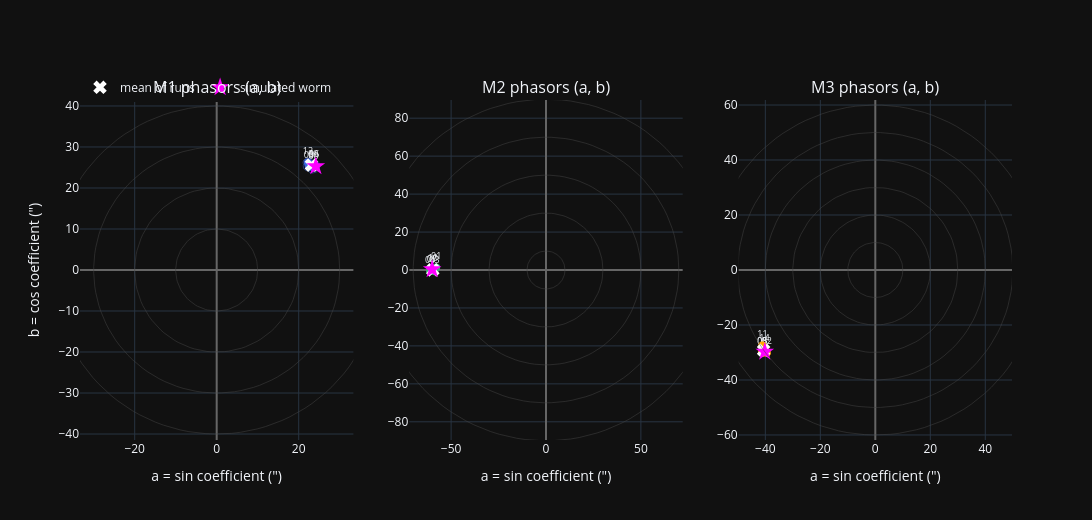

Notebook code cell kept with this figure:
### Markdown cell above
## 2. Do reruns agree?

**What it answers:** whether a motor's worm is a fixed property of its gear -- the same amplitude and phase on MCU
angles every run -- which is what a fixed feed-forward profile assumes.

**The plot:** one panel per motor, each run as its phasor `(a, b)` with its 1-sigma error ellipse (from the fit). The
white cross is the runs' inverse-variance mean with its ellipse; green square = the profile in use (if on MCU angles);
magenta star = the simulated worm (twin). Faint circles are constant amplitude; the angle around the origin is the phase.

**The table:**
- `A mean ± sd`, `phase mean`, `R`, `p`: amplitude and phase spread (R = 1 identical phases, ~0 random; p = the chance of
  that clustering from random phases, `pe_analysis.phase_consistency`);
- `chi2/dof`: the runs' scatter against their own error bars. ~1 = they agree within noise, so more runs simply average
  down; >> 1 = something differs between runs (pose, load, drift) beyond noise -- section 3 looks for it;
- `spread"`: rms distance of the runs from their mean = the worm you'd leave by applying one run instead of the mean;
  `worst"`: the largest. Compare with the amplitude: correcting is worth it while these are well below A.

Only `COMPLETED` runs count.

### Code cell
G = R[R['status'] == 'COMPLETED']
consensus, rows = {}, []
fig = make_subplots(rows=1, cols=3, subplot_titles=[f'{M} phasors (a, b)' for M in MOTORS], horizontal_spacing=0.06)
for m, M in enumerate(MOTORS):
    g = G[G['motor'] == M]
    lim = 10.0
    for _, r in g.iterrows():
        c = np.array([r['a'], r['b']])
        ex, ey = ellipse(c, r['fit']['cov'])
        fig.add_trace(go.Scatter(x=ex, y=ey, mode='lines', line=dict(color=COLOURS[M], width=1), opacity=0.5,
                                 showlegend=False, hoverinfo='skip'), row=1, col=m + 1)
        fig.add_trace(go.Scatter(x=[c[0]], y=[c[1]], mode='markers+text', marker=dict(size=8, color=COLOURS[M]),
                                 text=[r['run'][:2]], textposition='top center', textfont=dict(size=9),
                                 hovertext=f"{r['run']}<br>A {r['A']:.1f}\" phase {r['phase']:.1f}° {r['pose']}",
                                 showlegend=False), row=1, col=m + 1)
        lim = max(lim, np.abs(c).max() + 3 * r['se_A'])
    if len(g):
        coefs = [np.array([a, b]) for a, b in zip(g['a'], g['b'])]
        covs = [f['cov'] for f in g['fit']]
        mean, cov, chi = weighted_mean(coefs, covs) if len(g) > 1 else (coefs[0], covs[0], np.nan)
        consensus[M] = (mean, cov)
        ex, ey = ellipse(mean, cov)
        fig.add_trace(go.Scatter(x=ex, y=ey, mode='lines', line=dict(color='white', width=2), showlegend=False), row=1, col=m + 1)
        fig.add_trace(go.Scatter(x=[mean[0]], y=[mean[1]], mode='markers', marker=dict(symbol='x', size=12, color='white'),
                                 name='mean of runs', showlegend=m == 0), row=1, col=m + 1)
        d = np.array([np.hypot(*(c - mean)) for c in coefs])
        pc = phase_consistency(g['phase'])
        rows.append({'motor': M, 'runs': len(g), 'A mean': g['A'].mean(), 'A sd': g['A'].std(ddof=1) if len(g) > 1 else np.nan,
                     'phase mean': pc['mean'], 'phase sd': float(np.degrees(np.sqrt(-2 * np.log(max(pc['R'], 1e-9))))),
                     'R': pc['R'], 'p': pc['p'], 'mean A"': amp_phase(mean)[0], 'mean phase': amp_phase(mean)[1],
                     'mean ±"': float(np.sqrt(np.trace(cov) / 2)), 'chi2/dof': chi, 'spread"': float(np.sqrt(np.mean(d ** 2))),
                     'worst"': float(d.max())})
    if ff is not None and ff.angle_reference.get(M) == 'zeta':
        c = ff.coef[m][:2]
        fig.add_trace(go.Scatter(x=[c[0]], y=[c[1]], mode='markers', marker=dict(symbol='square', size=10, color='mediumseagreen'),
                                 name='profile in use', showlegend=True), row=1, col=m + 1)
    if TRUTH:
        T = TRUTH[M]
        tc = T['amplitude_arcsec'] * np.array([np.cos(np.radians(T['phase_deg'])), np.sin(np.radians(T['phase_deg']))])
        fig.add_trace(go.Scatter(x=[tc[0]], y=[tc[1]], mode='markers', marker=dict(symbol='star', size=14, color='magenta'),
                                 name='simulated worm', showlegend=m == 0), row=1, col=m + 1)
        lim = max(lim, np.abs(tc).max() + 5)
    a = np.linspace(0, 2 * np.pi, 120)
    for rad in np.arange(10, lim * 1.5, 10 if lim < 60 else 20):
        fig.add_trace(go.Scatter(x=rad * np.cos(a), y=rad * np.sin(a), mode='lines', line=dict(color='#444', width=0.5),
                                 showlegend=False, hoverinfo='skip'), row=1, col=m + 1)
    ax = dict(range=[-lim * 1.1, lim * 1.1], zeroline=True, zerolinecolor='#666')
    fig.update_xaxes(title_text='a = sin coefficient (")', row=1, col=m + 1, **ax)
    fig.update_yaxes(title_text='b = cos coefficient (")' if m == 0 else None, row=1, col=m + 1,
                     scaleanchor=f'x{m + 1 if m else ""}', scaleratio=1, **ax)
fig.update_layout(template=TEMPLATE, height=520, width=1500, legend=dict(orientation='h', y=1.08, x=0))
fig.show()
AGREE = pd.DataFrame(rows).set_index('motor') if rows else pd.DataFrame()
display(AGREE.round(2))
